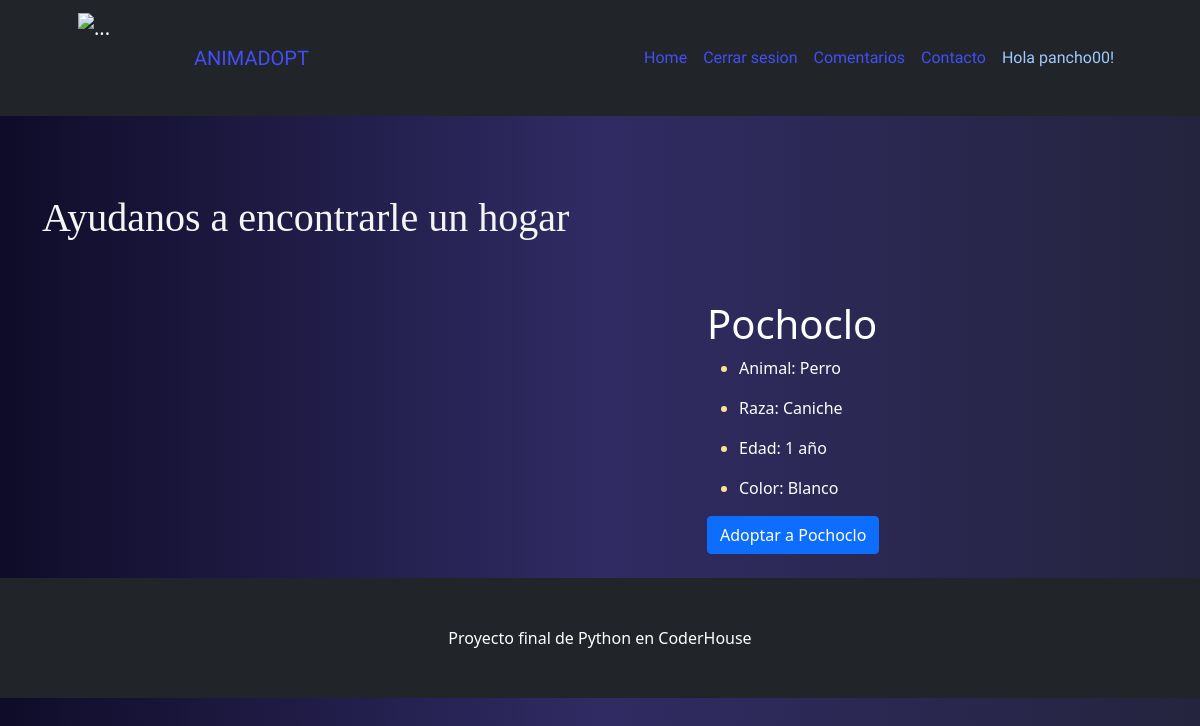
The app's page /mascota/5 (signed in) with its own data.
### blogapp/models.py (models this page shows)
class Mascotass(models.Model):
    nombre = models.CharField(max_length=200)
    animal = models.CharField(max_length=200)
    raza = models.CharField(max_length=100)
    edad = models.CharField(max_length=100)
    color = models.CharField(max_length=200)
    imagen = models.ImageField(upload_to='fotosmascotas', null=True, blank=True)
    user = models.ForeignKey(User, on_delete=models.CASCADE)

### blogapp/views.py (the view)
# urls.py: path('mascota/<id>', mostrar_articulo_completo, name="mostrar-mascota"),
def mostrar_articulo_completo(request, id):
    mascotas = Mascotass.objects.get(id=id)
    return render(request, "blogapp/mostrar_articulo_completo.html", {"mascotas": mascotas})

### blogapp/templates/blogapp/mostrar_articulo_completo.html (shortened to what this page needs)
{% extends 'blogapp/base.html' %}
{% block contenido %}
<div class="container">
    <h1 style="color: whitesmoke;" class="fancy"> Ayudanos a encontrarle un hogar </h1>
    <div class="row">
      <div class="col-md-7">
      </div>
      <div class="col-md-5">
        <h1 style="color: white; margin-top: 50px;">{{mascotas.nombre}}</h1>
        <ul>
            <li style="color: rgb(255, 224, 145);" >
              <p style="color: white;">Animal: {{mascotas.animal}}</p>
            </li>
            <li style="color: rgb(255, 224, 145);" >
                <p style="color: white;">Raza: {{mascotas.raza}}</p>
            </li>
            <li style="color: rgb(255, 224, 145);" >
                <p style="color: white;">Edad: {{mascotas.edad}}</p>
            </li>
            <li style="color: rgb(255, 224, 145);">
                <p style="color: white;">Color: {{mascotas.color}}</p>
            </li>
        </ul>
        {% if request.user.is_authenticated%}
        <a class="btn btn-primary" href="{% url 'adoptar' mascotas.id %}">Adoptar a {{mascotas.nombre}} </a>
        {% else %}
        <p style="color: red">Debes iniciar sesion para poder realizar una adopcion!</p>
        <a class="btn btn-primary disabled" href="#">Adoptar a {{mascotas.nombre}} </a>
        {% endif %}
      </div>
    </div>
</div>
<br>
{% endblock %}

### blogapp/templates/blogapp/base.html (shortened to what this page needs)
<!DOCTYPE html>
<html lang="en">
    <head>
        {% load static %}
        <link href=" {% static 'css/styles.css' %} " rel="stylesheet" />
    </head>
    <body>
        <nav class="navbar navbar-expand-lg navbar-dark bg-dark">
            <div class="container px-5">
                <img class="navbar-brand" src="{% static 'assets/img/catslepp.svg' %}" width="100" height="100" alt="..." />
                <a style="font-family: 'Zen Dots', cursive; color: rgb(66, 78, 246);" class="navbar-brand" href=" {% url 'home' %} ">ANIMADOPT</a>
                <div class="collapse navbar-collapse" id="navbarSupportedContent">
                    <ul class="navbar-nav ms-auto mb-2 mb-lg-0">
                        <li class="nav-item"><a style="font-family: 'Zen Dots', cursive; color: rgb(66, 78, 246);" class="nav-link active" aria-current="page" href=" {% url 'home' %} ">Home</a></li>
                        {% if request.user.is_authenticated %}
                        <li class="nav-item"><a style="font-family: 'Zen Dots', cursive; color: rgb(66, 78, 246);" class="nav-link" href="{% url 'logout' %}">Cerrar sesion</a>
                            <li class="nav-item"><a style="font-family: 'Zen Dots', cursive; color: rgb(66, 78, 246);" class="nav-link" href="{% url 'lcomen' %}">Comentarios</a></li>
                            <li class="nav-item"><a style="font-family: 'Zen Dots', cursive; color: rgb(66, 78, 246);" class="nav-link" href="{% url 'contacto' %}">Contacto</a></li>
                            <li class="nav-item"><a style="font-family: 'Zen Dots', cursive; color: rgb(159, 201, 255);" class="nav-link" href="{% url 'perfil' request.user.id %}">Hola {{request.user.username}}!</a></li>
                        {% endif %}
                    </ul>
                </div>
            </div>
        </nav>
        {% block contenido %}
        {% endblock %}
        <footer class="py-5 bg-dark">
            <div class="container px-4 px-lg-5"><p class="m-0 text-center text-white">Proyecto final de Python en CoderHouse</p></div>
        </footer>
    </body>
</html>

### blogapp/templates/blogapp/base.html (style rules this page uses)
body { background-image: linear-gradient(to right, #0f0c29, #302b63, #24243e); }

### blogapp/templates/blogapp/mostrar_articulo_completo.html (style rules this page uses)
.fancy { font-family: fantasy; margin-top: 7%; }

### records on screen
Mascotass: nombre "Pochoclo", animal "Perro", raza "Caniche", edad "1 año", color "Blanco"

### other values on screen
{{ request.user.username }} "pancho00"
